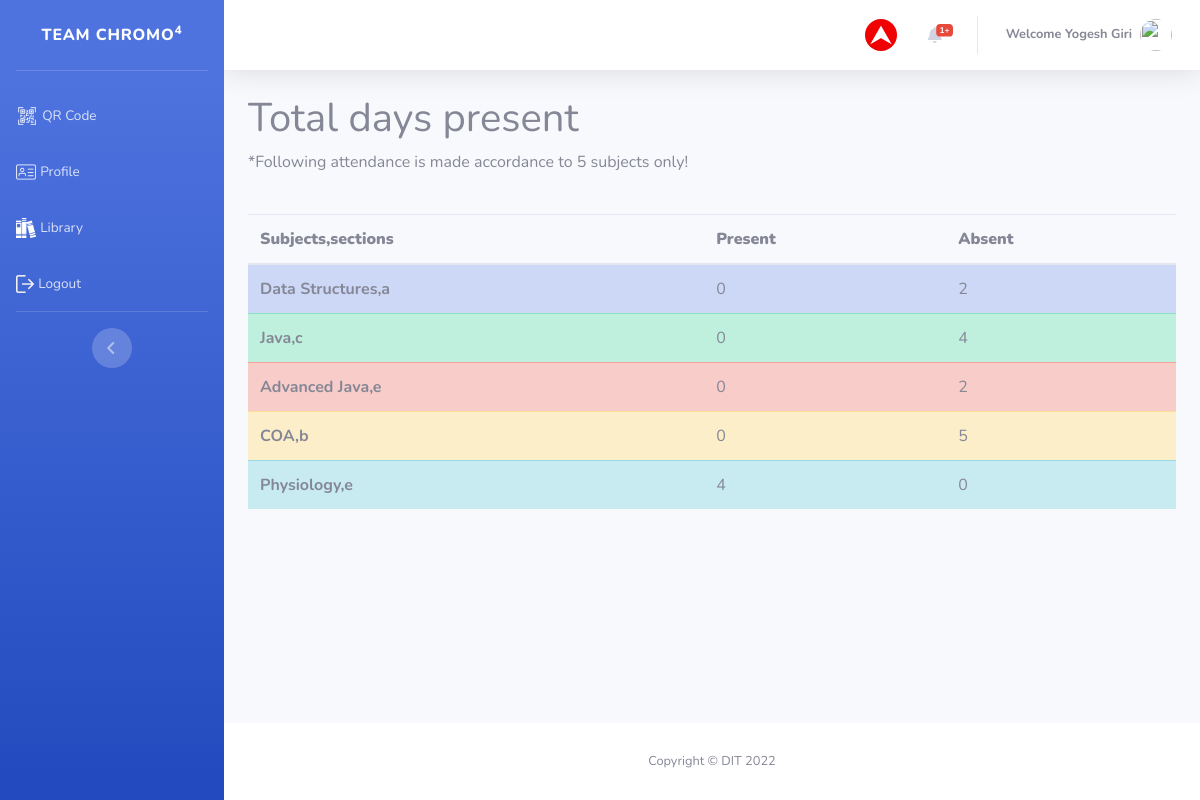
Screenshot of /attendance.php?sid=40&pid=2 (signed in) with the database file from the repository.
### tables this page shows
CREATE TABLE `student` (
  `id` int(11) NOT NULL,
  `name` varchar(255) NOT NULL,
  `sap_id` int(11) NOT NULL,
  `roll_no` int(11) NOT NULL,
  `password` varchar(255) NOT NULL,
  `course` varchar(233) NOT NULL,
  `branch` varchar(255) NOT NULL,
  `email` varchar(255) NOT NULL,
  `joined` year(4) NOT NULL,
  `phone_no` bigint(20) NOT NULL,
  `status` int(11) NOT NULL,
  `subject1` varchar(122) NOT NULL,
  `subject2` varchar(122) NOT NULL,
  `subject3` varchar(122) NOT NULL,
  `subject4` varchar(233) NOT NULL,
  `subject5` varchar(233) NOT NULL,
  `hit1` int(11) NOT NULL,
  `hit2` int(11) NOT NULL,
  `hit3` int(11) NOT NULL,
  `hit4` int(11) NOT NULL,
  `hit5` int(11) NOT NULL,
  `image` varchar(233) NOT NULL
);

CREATE TABLE `attendance` (
  `id` int(11) NOT NULL,
  `sap_id` int(11) NOT NULL,
  `subject1` int(11) NOT NULL,
  `subject2` int(11) NOT NULL,
  `subject3` int(11) NOT NULL,
  `subject4` int(11) NOT NULL,
  `subject5` int(11) NOT NULL
);

### function.php (called while the page is built, shortened)
<?php
function get_safe_value($str)
{
    global $con;
    if($str!='')
    return mysqli_real_escape_string($con,$str);
}
    ?>

### attendance.php (the view, shortened to what this page needs)
<?php
include('header.php');
if(isset($_GET['sid']) && $_GET['sid']>0 && isset($_GET['pid']) && $_GET['pid']>=0)
{
    $sid =get_safe_value($_GET['sid']);
    $pid =get_safe_value($_GET['pid']);
    if($pid==1)
    $mes =mysqli_query($con,"select * from staff where id ='$sid' ");
    else if($pid==2)
    $mes =mysqli_query($con,"select * from student where id ='$sid' ");
    else if($pid==3)
    $mes =mysqli_query($con,"select * from employee where id ='$sid' ");
    $rip =mysqli_fetch_assoc($mes);
}
if(mysqli_num_rows($mes)==0)
{
  echo "No user found!";
  die();
}
else
{
    $zinc =mysqli_query($con,"select * from attendance where sap_id ='$rip[sap_id]' ");
    $row2 =mysqli_fetch_assoc($zinc);
}
?>
<h1>Total days present </h1>
<p>*Following attendance is made accordance to 5 subjects only!</p>
<br>
<table class="table table-striped " >
<thead>
    <tr class="" >
      <th scope="col"><b>Subjects,sections</b></th>
      <th scope="col"><b>Present</b> </th>
      <th scope="col"><b>Absent</b></th>
    </tr>
  </thead>
  <tbody>
    <tr class="table-primary">
      <th scope="row"><?php echo $rip['subject1'] ?></th>
      <?php if(mysqli_num_rows($zinc)>0) {?>
      <td><?php echo $row2['subject1'] ?></td>
      <?php }else { ?>
        <td>  2</td>
        <?php } ?>
      <td>2</td>
    </tr>
    <tr class="table-success">
      <th scope="row"><?php echo $rip['subject2'] ?></th>
      <?php if(mysqli_num_rows($zinc)>0) {?>
      <td><?php echo $row2['subject2'] ?></td>
      <?php }else { ?>
        <td>4</td>
        <?php } ?>
      <td>4</td>
    </tr>
    <tr class="table-danger">
      <th scope="row"><?php echo $rip['subject3'] ?></th>
      <?php if(mysqli_num_rows($zinc)>0) {?>
      <td><?php echo $row2['subject3'] ?></td>
      <?php }else { ?>
        <td>2</td>
        <?php } ?>
      <td colspan="2">2</td>
    </tr>
    <tr class="table-warning">
      <th scope="row"><?php echo $rip['subject4'] ?></th>
      <?php if(mysqli_num_rows($zinc)>0) {?>
      <td><?php echo $row2['subject4'] ?></td>
      <?php }else { ?>
        <td>5</td>
        <?php } ?>
      <td colspan="2">5</td>
    </tr>
    <tr class="table-info">
      <th scope="row"><?php echo $rip['subject5'] ?></th>
      <?php if(mysqli_num_rows($zinc)>0) {?>
      <td><?php echo $row2['subject5'] ?></td>
      <?php }else { ?>
        <td>0</td>
        <?php } ?>
      <td colspan="2">0</td>
    </tr>
  </tbody>
</table>
<br>
</div>
 </div>
 <?php
 include('footer.php');
 ?>

### css/time_table.css (style rules this page uses)
body { margin-top:20px; }
.table thead th { vertical-align: bottom; border-bottom: 2px solid #dee2e6; }
.table td, .table th { padding: .75rem; vertical-align: top; border-top: 1px solid #dee2e6; }

### rows the page displays
student: subject1 "Data Structures,a", subject2 "Java,c", subject3 "Advanced Java,e", subject4 "COA,b", subject5 "Physiology,e"
attendance: subject1 "0", subject2 "0", subject3 "0", subject4 "0", subject5 "4"

### other values shown
$n "1"
$_SESSION['QR_USER_NAME'] "Yogesh Giri"
